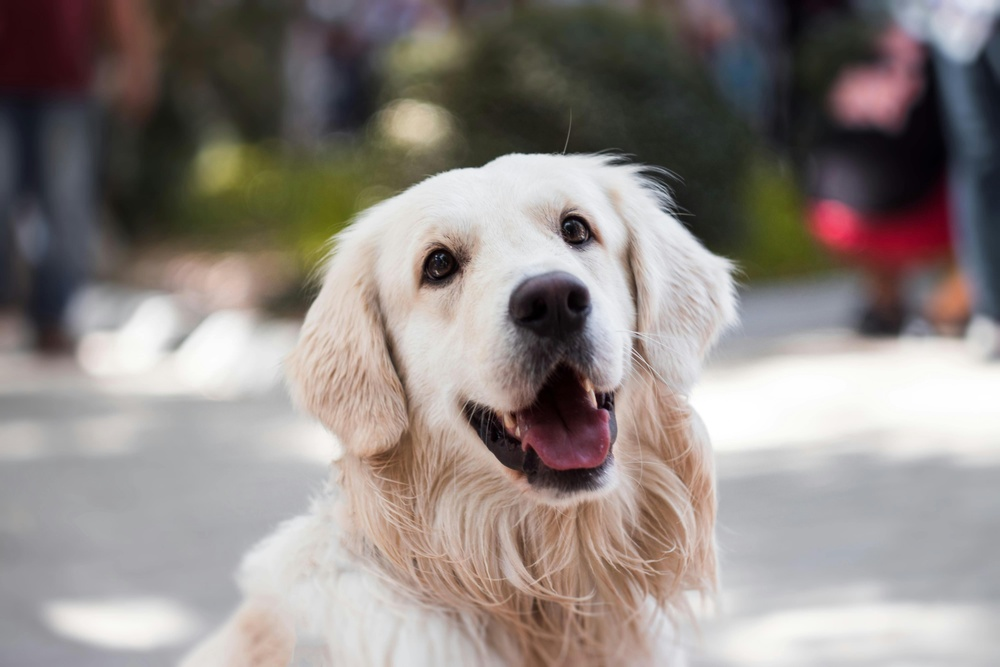
#> input picture Spatial Processing/dog.jpg, 1000 x 667 px, shrunk from 6000 x 4000 before the run
$ python clahe.py
#> lines starting #> are read from the running program, lines starting #| are printed output that depends on the picture
import os
import math
import cv2
import numpy as np
import matplotlib
matplotlib.use('macosx')
import matplotlib.pyplot as plt

img = cv2.imread("dog.jpg")
#> img is the input picture: shape (667, 1000, 3); mean B, G, R 131.2, 135.2, 143.1
img = cv2.cvtColor(img, cv2.COLOR_BGR2RGB)

h, w, c = img.shape
#> h = 667; w = 1000; c = 3

# IMPROVED: Vectorized RGB to YCbCr conversion (much faster)
R = img[:, :, 0].astype(np.float32)
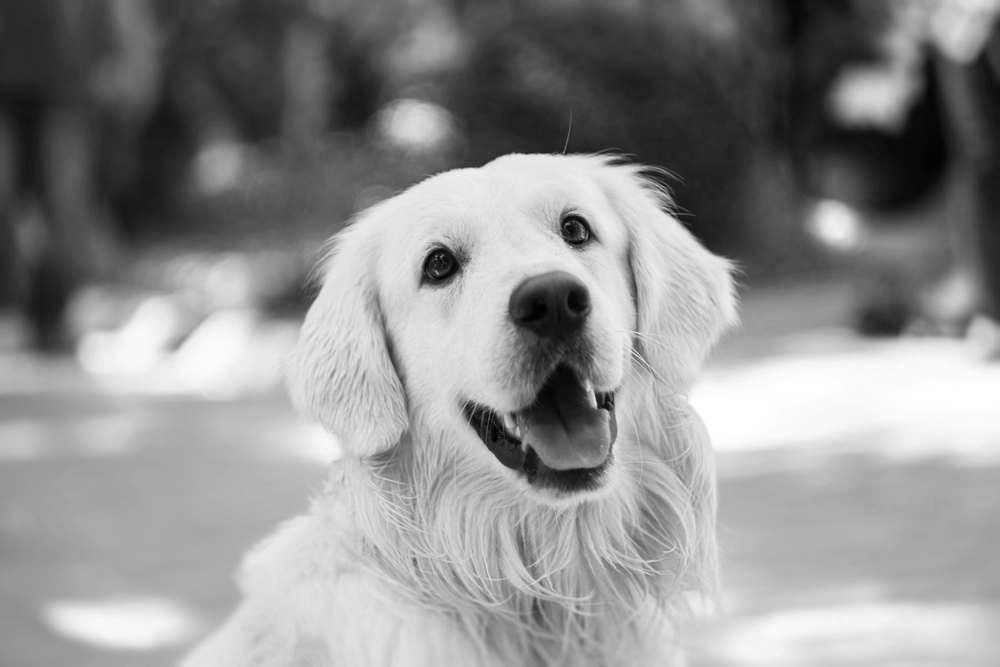
#> R: shape (667, 1000) float32; min 0, max 255, mean 143.1
G = img[:, :, 1].astype(np.float32)
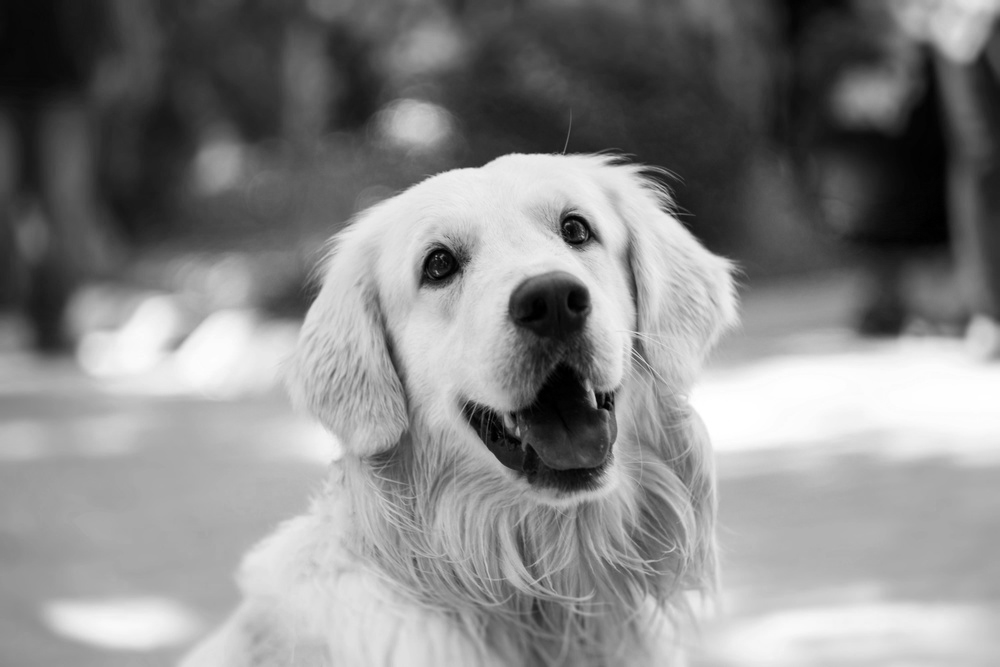
#> G: shape (667, 1000) float32; min 0, max 255, mean 135.2
B = img[:, :, 2].astype(np.float32)
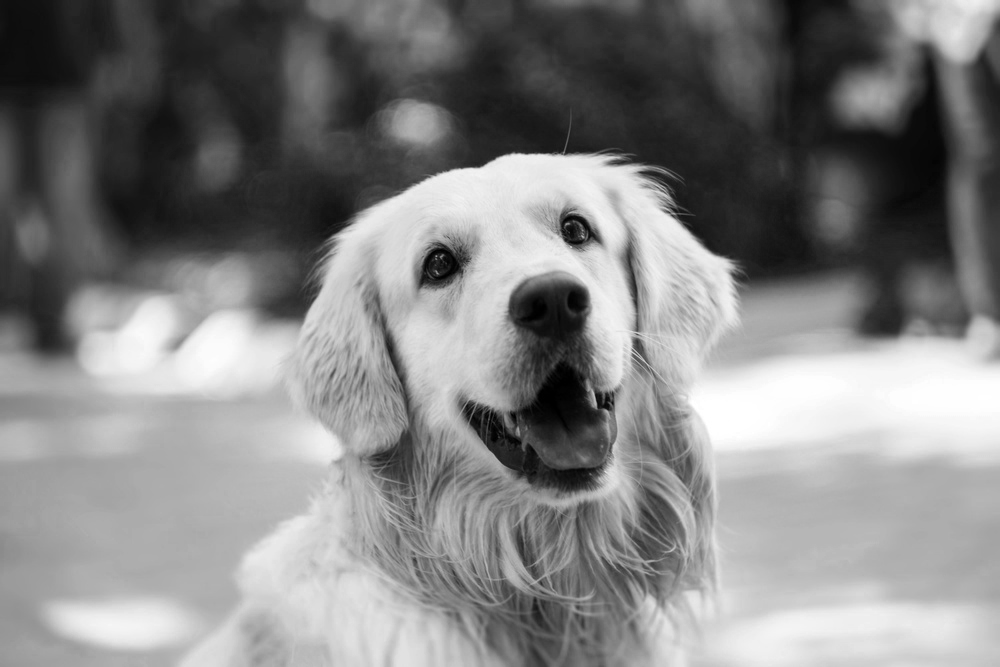
#> B: shape (667, 1000) float32; min 0, max 255, mean 131.2

# Playing with Intensity
Y  = np.clip(0.299*R + 0.587*G + 0.114*B, 0, 255).astype(np.uint8)

log = 1 * np.log(Y + 1)
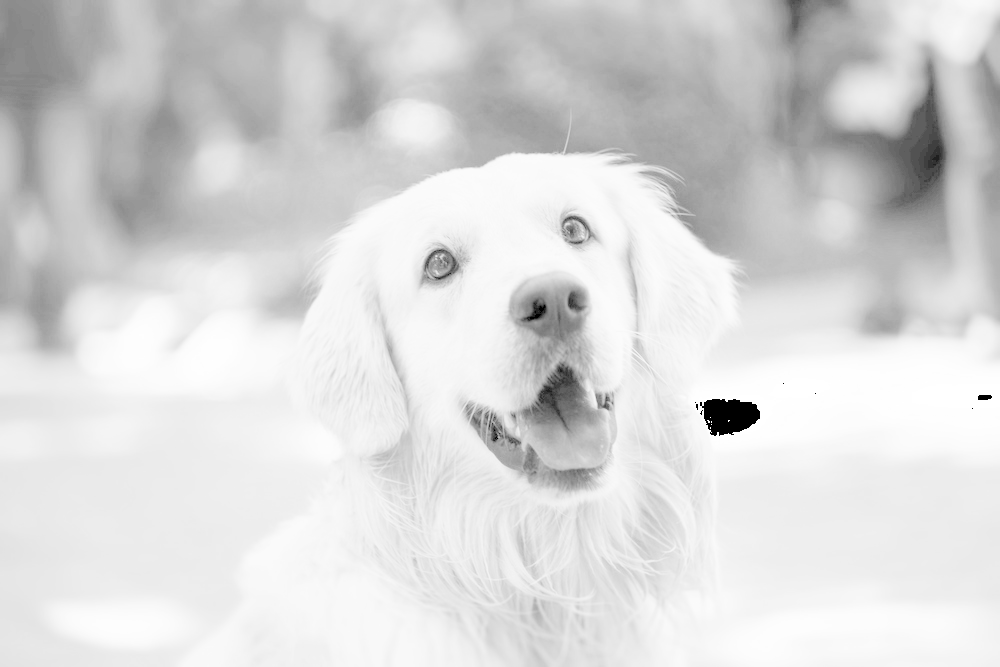
#> log: shape (667, 1000) float16; 0.25% of the values are NaN or infinite; the others: min 0, max 5.54, mean 4.72; drawn with min black, max white, NaN and infinite black
negative = 255 - Y
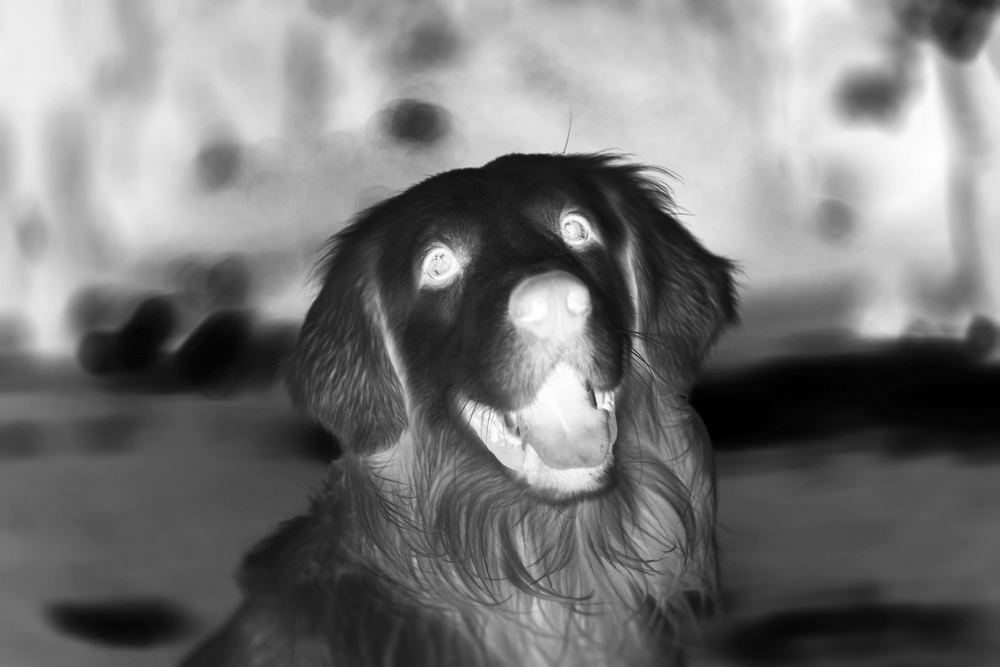
#> negative: shape (667, 1000); min 0, max 255, mean 118.4
gamma = 1 * (Y**0.0001)
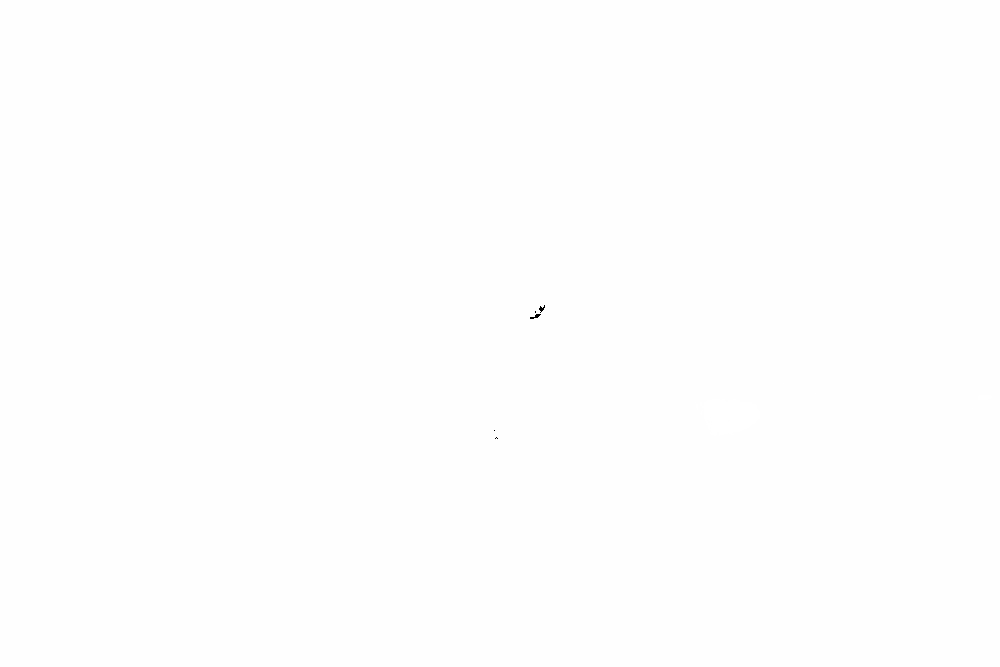
#> gamma: shape (667, 1000) float64; min 0, max 1, mean 1; drawn with min black and max white

# [57 lines of commented-out code are left out]


diff = (Y - gamma + 255) / 2
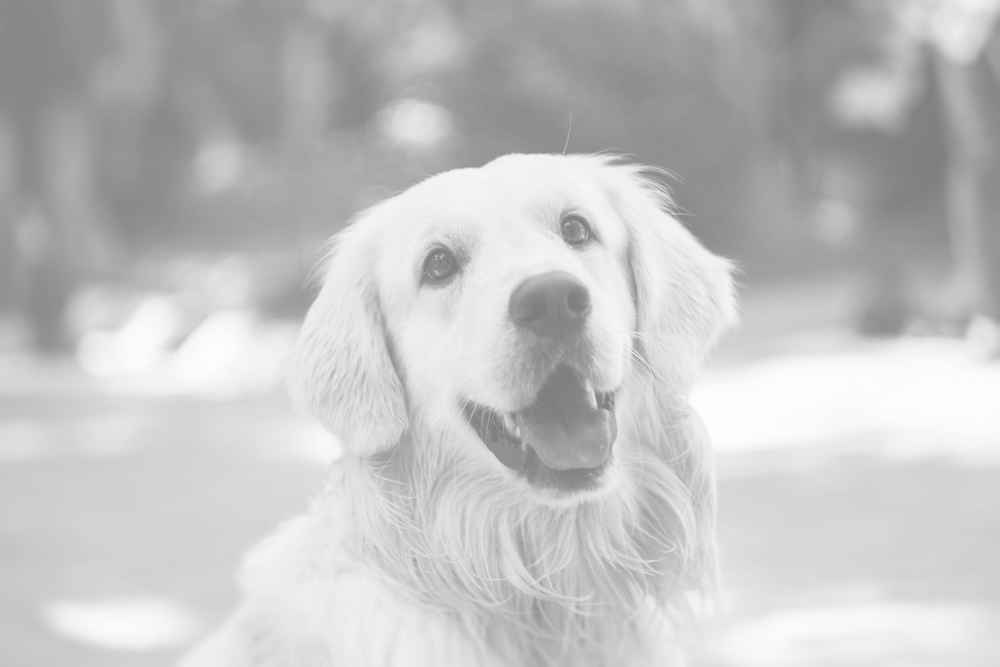
#> diff: shape (667, 1000) float64; min 127.5, max 254.5, mean 195.3

plt.subplot(2, 2, 1)
plt.imshow(Y, cmap='gray')
plt.title("Original")
plt.axis("off")

plt.subplot(2, 2, 2)
plt.imshow(gamma, cmap='gray')
plt.title("Gamma")
plt.axis("off")

plt.subplot(2, 2, 3)
plt.imshow(diff, cmap='gray')
plt.title("Difference")
plt.axis("off")

plt.show()
